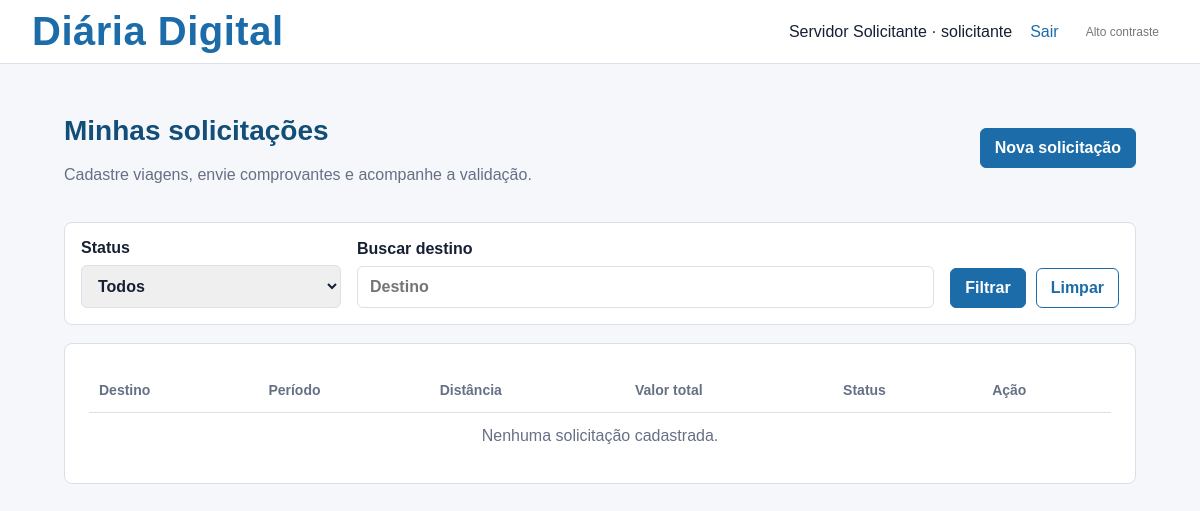
The page /solicitante (signed in) on the database as committed earlier.
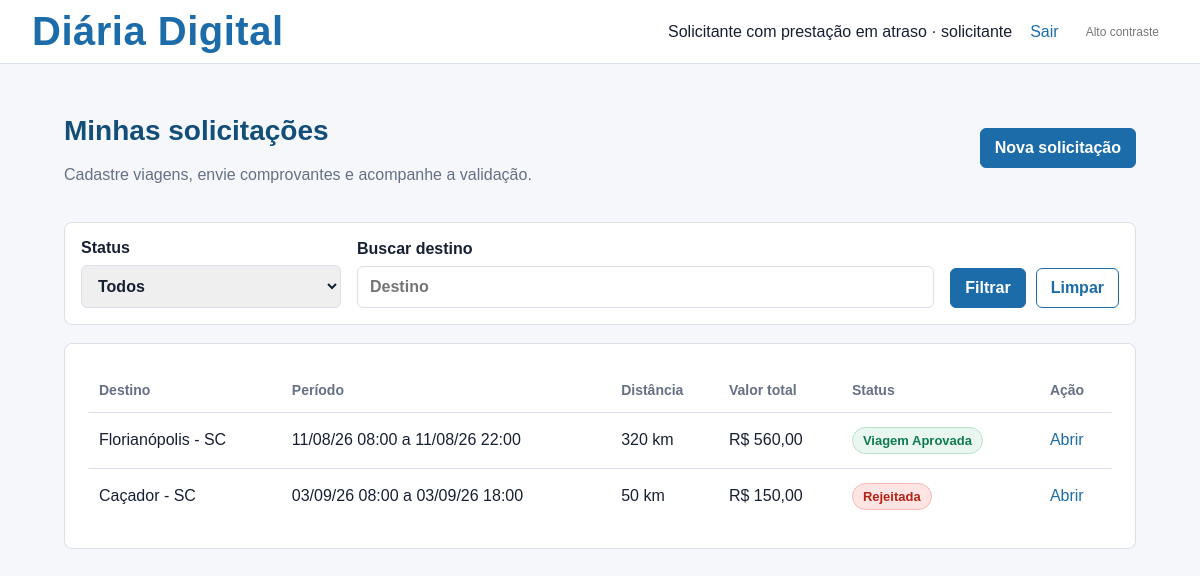
The same page on the database as committed later.
### tables this page shows
CREATE TABLE users (
                id INTEGER PRIMARY KEY AUTOINCREMENT,
                name TEXT NOT NULL,
                email TEXT NOT NULL UNIQUE,
                password_hash TEXT NOT NULL,
                role TEXT NOT NULL CHECK(role IN ('solicitante', 'validador'))
            , daily_group TEXT, registration TEXT, public_position TEXT, cpf TEXT);

CREATE TABLE requests (
                id INTEGER PRIMARY KEY AUTOINCREMENT,
                user_id INTEGER NOT NULL,
                destination TEXT NOT NULL,
                departure_date TEXT NOT NULL,
                return_date TEXT NOT NULL,
                objective TEXT NOT NULL,
                estimated_amount REAL NOT NULL,
                status TEXT NOT NULL DEFAULT 'rascunho',
                validator_comment TEXT,
                accountability_text TEXT,
                created_at TEXT NOT NULL,
                updated_at TEXT NOT NULL, daily_group TEXT, daily_range TEXT, has_overnight INTEGER DEFAULT 1, accountability_departure_time TEXT, accountability_arrival_time TEXT, transport_mode TEXT, departure_km REAL, arrival_km REAL, refund_amount REAL DEFAULT 0, departure_time TEXT, return_time TEXT, distance_km REAL, daily_factor REAL, base_amount REAL, overnight_count INTEGER DEFAULT 0, daily_quantity REAL,
                FOREIGN KEY(user_id) REFERENCES users(id)
            );

### app.py (the view)
@app.route("/solicitante")
@role_required("solicitante")
def requester_dashboard():
    user = current_user()
    overdue_accountability = get_overdue_accountability(user["id"])
    status_filter = request.args.get("status", "")
    search = request.args.get("q", "").strip()
    filters = ["user_id = ?"]
    params = [user["id"]]
    if status_filter:
        filters.append("status = ?")
        params.append(status_filter)
    if search:
        filters.append("destination LIKE ?")
        params.append(f"%{search}%")
    where_clause = " AND ".join(filters)
    with get_db() as db:
        requests = db.execute(
            f"SELECT * FROM requests WHERE {where_clause} ORDER BY created_at DESC",
            params,
        ).fetchall()
    return render_template(
        "requester_dashboard.html",
        requests=requests,
        overdue_accountability=overdue_accountability,
        selected_status=status_filter,
        search=search,
    )

### app.py (called while the page is built)
def get_db():
    conn = sqlite3.connect(DATABASE)
    conn.row_factory = sqlite3.Row
    return conn

def current_user():
    if "user_id" not in session:
        return None
    with get_db() as db:
        return db.execute("SELECT * FROM users WHERE id = ?", (session["user_id"],)).fetchone()

@app.context_processor
def inject_user():
    return {
        "current_user": current_user(),
        "daily_groups": DAILY_GROUPS,
        "daily_ranges": DAILY_RANGES,
        "status_labels": STATUS_LABELS,
        "role_labels": ROLE_LABELS,
    }

def get_overdue_accountability(user_id):
    deadline_date = (datetime.now().date() - timedelta(days=ACCOUNTABILITY_DEADLINE_DAYS)).isoformat()
    with get_db() as db:
        return db.execute(
            """
            SELECT *
            FROM requests
            WHERE user_id = ?
            AND return_date <= ?
            AND (
                (status = 'aprovada' AND (accountability_text IS NULL OR TRIM(accountability_text) = ''))
                OR status = 'prestacao_correcao_solicitada'
            )
            ORDER BY return_date ASC
            LIMIT 1
            """,
            (user_id, deadline_date),
        ).fetchone()

### templates/requester_dashboard.html (shortened to what this page needs)
{% extends "base.html" %}
{% block content %}
<div class="page-heading">
    <div>
        <h1>Minhas solicitações</h1>
        <p class="muted">Cadastre viagens, envie comprovantes e acompanhe a validação.</p>
    </div>
    {% if overdue_accountability %}
        <span class="button disabled">Nova solicitação</span>
    {% else %}
        <a class="button" href="{{ url_for('new_request') }}">Nova solicitação</a>
    {% endif %}
</div>
<form method="get" class="filter-bar">
    <label>
        Status
        <select name="status">
            <option value="">Todos</option>
        </select>
    </label>
    <label>
        Buscar destino
        <input type="search" name="q" value="{{ search }}" placeholder="Destino">
    </label>
    <div class="filter-actions">
        <button type="submit">Filtrar</button>
        <a class="button secondary" href="{{ url_for('requester_dashboard') }}">Limpar</a>
    </div>
</form>
<section class="table-card">
    <table>
        <thead>
            <tr>
                <th>Destino</th>
                <th>Período</th>
                <th>Distância</th>
                <th>Valor total</th>
                <th>Status</th>
                <th>Ação</th>
            </tr>
        </thead>
        <tbody>
            {% for item in requests %}
                <tr>
                    <td data-label="Destino">{{ item["destination"] }}</td>
                    <td data-label="Período">{{ item["departure_date"]|date_br }} {{ item["departure_time"] or "--:--" }} a {{ item["return_date"]|date_br }} {{ item["return_time"] or "--:--" }}</td>
                    <td data-label="Distância">{{ (item["distance_km"]|decimal_br(0) ~ " km") if item["distance_km"] is not none else "A preencher" }}</td>
                    <td data-label="Valor total">R$ {{ item["estimated_amount"]|moeda_br }}</td>
                    <td data-label="Status"><span class="badge {{ item['status']|status_class }}">{{ item["status"]|status_label }}</span></td>
                    <td data-label="Ação"><a href="{{ url_for('request_detail', request_id=item['id']) }}">Abrir</a></td>
                </tr>
            {% else %}
                <tr>
                    <td colspan="6" class="empty">Nenhuma solicitação cadastrada.</td>
                </tr>
            {% endfor %}
        </tbody>
    </table>
</section>
{% endblock %}

### templates/base.html (shortened to what this page needs)
<!doctype html>
<html lang="pt-BR">
<head>
    <link rel="stylesheet" href="{{ url_for('static', filename='estilos.css') }}">
</head>
<body>
    <header class="topbar">
        <a class="brand" href="{{ url_for('index') }}">Diária Digital</a>
        <div class="topbar-actions">
            {% if current_user %}
                <nav aria-label="Navegação principal">
                    <span>{{ current_user["name"] }} · {{ current_user["role"] }}</span>
                    <a href="{{ url_for('logout') }}">Sair</a>
                </nav>
            {% endif %}
            <button type="button" class="contrast-toggle" data-contrast-toggle aria-pressed="false">
            </button>
        </div>
    </header>
    <main id="conteudo-principal" class="container" tabindex="-1">
        {% block content %}{% endblock %}
    </main>
</body>
</html>

Rows that differ between the two databases and show on the page:
changed users "solicitante": name "Servidor Solicitante" → "Solicitante com prestação em atraso"
added requests: destination "Florianópolis - SC", departure_date "11/08/26", departure_time "08:00", return_date "11/08/26", return_time "22:00", distance_km "320 km", estimated_amount|moeda_br "560,00", status|status_label "Viagem Aprovada"
added requests: destination "Caçador - SC", departure_date "03/09/26", departure_time "08:00", return_date "03/09/26", return_time "18:00", distance_km "50 km", estimated_amount|moeda_br "150,00", status|status_label "Rejeitada"
Other text that changed with them:
text no longer shown: "Nenhuma solicitação cadastrada."
